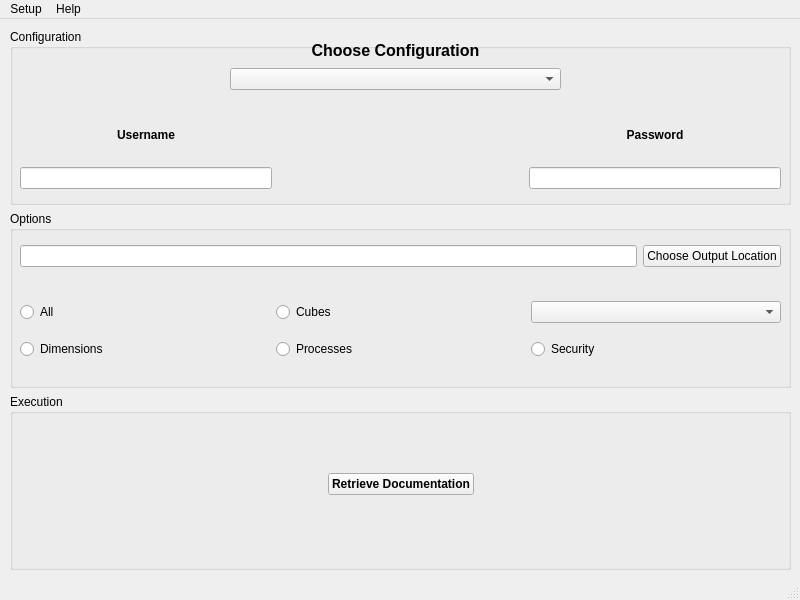
<?xml version="1.0" encoding="UTF-8"?>
<ui version="4.0">
 <class>main_window</class>
 <widget class="QMainWindow" name="main_window">
  <property name="geometry">
   <rect>
    <x>0</x>
    <y>0</y>
    <width>800</width>
    <height>600</height>
   </rect>
  </property>
  <property name="windowTitle">
   <string>ACG Model Documenter</string>
  </property>
  <property name="windowIcon">
   <iconset resource="resources.qrc">
    <normaloff>:/ACG.ico</normaloff>:/ACG.ico</iconset>
  </property>
  <widget class="QWidget" name="centralwidget">
   <widget class="QWidget" name="verticalLayoutWidget">
    <property name="geometry">
     <rect>
      <x>10</x>
      <y>10</y>
      <width>781</width>
      <height>541</height>
     </rect>
    </property>
    <layout class="QVBoxLayout" name="verticalLayout">
     <item>
      <widget class="QGroupBox" name="groupBox">
       <property name="title">
        <string>Configuration</string>
       </property>
       <widget class="QWidget" name="verticalLayoutWidget_2">
        <property name="geometry">
         <rect>
          <x>220</x>
          <y>10</y>
          <width>331</width>
          <height>51</height>
         </rect>
        </property>
        <layout class="QVBoxLayout" name="verticalLayout_2">
         <item>
          <widget class="QLabel" name="label">
           <property name="font">
            <font>
             <pointsize>12</pointsize>
             <weight>75</weight>
             <bold>true</bold>
            </font>
           </property>
           <property name="text">
            <string>Choose Configuration</string>
           </property>
           <property name="textFormat">
            <enum>Qt::MarkdownText</enum>
           </property>
           <property name="alignment">
            <set>Qt::AlignCenter</set>
           </property>
          </widget>
         </item>
         <item>
          <widget class="QComboBox" name="cmb_config"/>
         </item>
        </layout>
       </widget>
       <widget class="QWidget" name="gridLayoutWidget">
        <property name="geometry">
         <rect>
          <x>10</x>
          <y>80</y>
          <width>761</width>
          <height>80</height>
         </rect>
        </property>
        <layout class="QGridLayout" name="gridLayout">
         <item row="1" column="0">
          <widget class="QLineEdit" name="le_user"/>
         </item>
         <item row="0" column="0">
          <widget class="QLabel" name="label_2">
           <property name="font">
            <font>
             <weight>75</weight>
             <bold>true</bold>
            </font>
           </property>
           <property name="text">
            <string>Username</string>
           </property>
           <property name="alignment">
            <set>Qt::AlignCenter</set>
           </property>
          </widget>
         </item>
         <item row="1" column="2">
          <widget class="QLineEdit" name="le_password">
           <property name="echoMode">
            <enum>QLineEdit::PasswordEchoOnEdit</enum>
           </property>
          </widget>
         </item>
         <item row="0" column="2">
          <widget class="QLabel" name="label_3">
           <property name="font">
            <font>
             <weight>75</weight>
             <bold>true</bold>
            </font>
           </property>
           <property name="text">
            <string>Password</string>
           </property>
           <property name="alignment">
            <set>Qt::AlignCenter</set>
           </property>
          </widget>
         </item>
         <item row="0" column="1">
          <spacer name="horizontalSpacer">
           <property name="orientation">
            <enum>Qt::Horizontal</enum>
           </property>
           <property name="sizeHint" stdset="0">
            <size>
             <width>40</width>
             <height>20</height>
            </size>
           </property>
          </spacer>
         </item>
        </layout>
       </widget>
      </widget>
     </item>
     <item>
      <widget class="QGroupBox" name="groupBox_2">
       <property name="title">
        <string>Options</string>
       </property>
       <widget class="QWidget" name="gridLayoutWidget_2">
        <property name="geometry">
         <rect>
          <x>10</x>
          <y>20</y>
          <width>761</width>
          <height>51</height>
         </rect>
        </property>
        <layout class="QGridLayout" name="gridLayout_2">
         <item row="0" column="0">
          <widget class="QLineEdit" name="le_directory"/>
         </item>
         <item row="0" column="1">
          <widget class="QPushButton" name="btn_choose">
           <property name="text">
            <string>Choose Output Location</string>
           </property>
          </widget>
         </item>
        </layout>
       </widget>
       <widget class="QWidget" name="gridLayoutWidget_3">
        <property name="geometry">
         <rect>
          <x>10</x>
          <y>80</y>
          <width>761</width>
          <height>80</height>
         </rect>
        </property>
        <layout class="QGridLayout" name="gridLayout_3">
         <item row="0" column="0">
          <widget class="QRadioButton" name="rad_all">
           <property name="text">
            <string>All</string>
           </property>
          </widget>
         </item>
         <item row="0" column="2">
          <widget class="QComboBox" name="cmb_elements"/>
         </item>
         <item row="0" column="1">
          <widget class="QRadioButton" name="rad_cubes">
           <property name="text">
            <string>Cubes</string>
           </property>
          </widget>
         </item>
         <item row="1" column="0">
          <widget class="QRadioButton" name="rad_dims">
           <property name="text">
            <string>Dimensions</string>
           </property>
          </widget>
         </item>
         <item row="1" column="1">
          <widget class="QRadioButton" name="rad_procs">
           <property name="text">
            <string>Processes</string>
           </property>
          </widget>
         </item>
         <item row="1" column="2">
          <widget class="QRadioButton" name="rad_security">
           <property name="text">
            <string>Security</string>
           </property>
          </widget>
         </item>
        </layout>
       </widget>
      </widget>
     </item>
     <item>
      <widget class="QGroupBox" name="groupBox_3">
       <property name="title">
        <string>Execution</string>
       </property>
       <widget class="QWidget" name="gridLayoutWidget_4">
        <property name="geometry">
         <rect>
          <x>10</x>
          <y>50</y>
          <width>761</width>
          <height>80</height>
         </rect>
        </property>
        <layout class="QGridLayout" name="gridLayout_4">
         <item row="0" column="0">
          <spacer name="horizontalSpacer_2">
           <property name="orientation">
            <enum>Qt::Horizontal</enum>
           </property>
           <property name="sizeHint" stdset="0">
            <size>
             <width>40</width>
             <height>20</height>
            </size>
           </property>
          </spacer>
         </item>
         <item row="0" column="1">
          <widget class="QPushButton" name="btn_execute">
           <property name="font">
            <font>
             <weight>75</weight>
             <bold>true</bold>
            </font>
           </property>
           <property name="text">
            <string>Retrieve Documentation</string>
           </property>
          </widget>
         </item>
         <item row="0" column="2">
          <spacer name="horizontalSpacer_3">
           <property name="orientation">
            <enum>Qt::Horizontal</enum>
           </property>
           <property name="sizeHint" stdset="0">
            <size>
             <width>40</width>
             <height>20</height>
            </size>
           </property>
          </spacer>
         </item>
        </layout>
       </widget>
      </widget>
     </item>
    </layout>
   </widget>
  </widget>
  <widget class="QMenuBar" name="menubar">
   <property name="geometry">
    <rect>
     <x>0</x>
     <y>0</y>
     <width>800</width>
     <height>21</height>
    </rect>
   </property>
   <widget class="QMenu" name="menuSetup">
    <property name="title">
     <string>Setup</string>
    </property>
    <addaction name="actionCreate_Configuration"/>
    <addaction name="actionUpdate_Configuration"/>
   </widget>
   <widget class="QMenu" name="menuHelp">
    <property name="title">
     <string>Help</string>
    </property>
    <addaction name="actionInstructions"/>
    <addaction name="actionAbout"/>
   </widget>
   <addaction name="menuSetup"/>
   <addaction name="menuHelp"/>
  </widget>
  <widget class="QStatusBar" name="statusbar"/>
  <action name="actionCreate_Configuration">
   <property name="text">
    <string>Create Configuration</string>
   </property>
  </action>
  <action name="actionUpdate_Configuration">
   <property name="text">
    <string>Update Configuration</string>
   </property>
  </action>
  <action name="actionInstructions">
   <property name="text">
    <string>Instructions</string>
   </property>
  </action>
  <action name="actionAbout">
   <property name="text">
    <string>About</string>
   </property>
  </action>
 </widget>
 <resources>
  <include location="resources.qrc"/>
 </resources>
 <connections/>
</ui>
